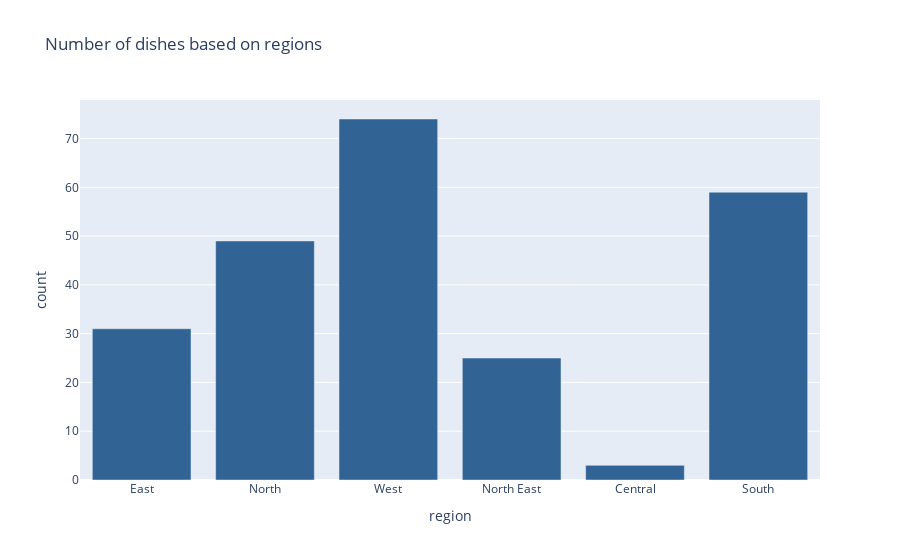

Notebook code for this chart:
### Code cell
#Number of dishes based on the region
reg_df = df.region.value_counts().reset_index()
reg_df.columns = ['region','count']
reg_df = reg_df.sample(frac=1)
fig = px.bar(reg_df,x='region',y='count',title='Number of dishes based on regions',
             color_discrete_sequence=['#316394'])
fig.show()

### Figure 1 — Plotly figure (JSON) as saved in the notebook; plotly's stock layout.template omitted (floating-point values rounded to 4 significant figures)
{"data": [{"alignmentgroup": "True", "hovertemplate": "region=%{x}<br>count=%{y}<extra></extra>", "legendgroup": "", "marker": {"color": "#316394", "pattern": {"shape": ""}}, "name": "", "offsetgroup": "", "orientation": "v", "showlegend": false, "textposition": "auto", "type": "bar", "x": ["East", "North", "West", "North East", "Central", "South"], "xaxis": "x", "y": [31, 49, 74, 25, 3, 59], "yaxis": "y"}], "layout": {"barmode": "relative", "legend": {"tracegroupgap": 0}, "title": {"text": "Number of dishes based on regions"}, "xaxis": {"anchor": "y", "domain": [0, 1], "title": {"text": "region"}}, "yaxis": {"anchor": "x", "domain": [0, 1], "title": {"text": "count"}}}}
